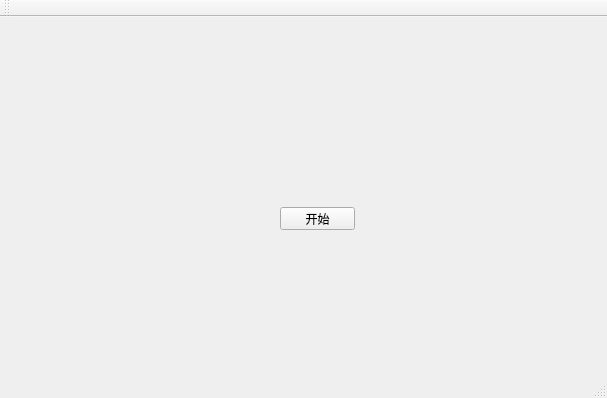
<?xml version="1.0" encoding="UTF-8"?>
<ui version="4.0">
 <class>file_client_qtClass</class>
 <widget class="QMainWindow" name="file_client_qtClass">
  <property name="geometry">
   <rect>
    <x>0</x>
    <y>0</y>
    <width>607</width>
    <height>398</height>
   </rect>
  </property>
  <property name="windowTitle">
   <string>file_client_qt</string>
  </property>
  <widget class="QWidget" name="centralWidget">
   <widget class="QPushButton" name="pushButton">
    <property name="geometry">
     <rect>
      <x>280</x>
      <y>190</y>
      <width>75</width>
      <height>23</height>
     </rect>
    </property>
    <property name="text">
     <string>开始</string>
    </property>
   </widget>
  </widget>
  <widget class="QMenuBar" name="menuBar">
   <property name="geometry">
    <rect>
     <x>0</x>
     <y>0</y>
     <width>607</width>
     <height>23</height>
    </rect>
   </property>
  </widget>
  <widget class="QToolBar" name="mainToolBar">
   <attribute name="toolBarArea">
    <enum>TopToolBarArea</enum>
   </attribute>
   <attribute name="toolBarBreak">
    <bool>false</bool>
   </attribute>
  </widget>
  <widget class="QStatusBar" name="statusBar"/>
 </widget>
 <layoutdefault spacing="6" margin="11"/>
 <resources>
  <include location="file_client_qt.qrc"/>
 </resources>
 <connections/>
</ui>
